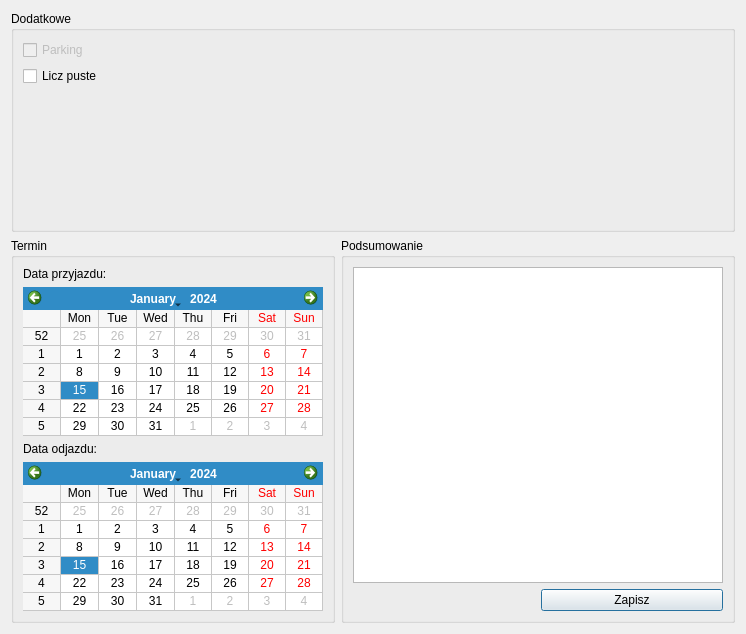
<?xml version="1.0" encoding="UTF-8"?>
<ui version="4.0">
 <class>NewSingleDialog</class>
 <widget class="QDialog" name="NewSingleDialog">
  <property name="geometry">
   <rect>
    <x>0</x>
    <y>0</y>
    <width>746</width>
    <height>634</height>
   </rect>
  </property>
  <property name="sizePolicy">
   <sizepolicy hsizetype="Preferred" vsizetype="Preferred">
    <horstretch>0</horstretch>
    <verstretch>0</verstretch>
   </sizepolicy>
  </property>
  <property name="windowTitle">
   <string>Nowa rezerwacja</string>
  </property>
  <property name="sizeGripEnabled">
   <bool>false</bool>
  </property>
  <layout class="QVBoxLayout" name="verticalLayout">
   <item>
    <layout class="QHBoxLayout" name="horizontalLayout_1">
     <item>
      <widget class="QGroupBox" name="additionalGroupBox">
       <property name="title">
        <string>Dodatkowe</string>
       </property>
       <layout class="QVBoxLayout" name="verticalLayout_3">
        <item>
         <widget class="QCheckBox" name="parkingCheckBox">
          <property name="enabled">
           <bool>false</bool>
          </property>
          <property name="text">
           <string>Parking</string>
          </property>
         </widget>
        </item>
        <item>
         <widget class="QCheckBox" name="emptyPlaceCheckBox">
          <property name="text">
           <string>Licz puste</string>
          </property>
         </widget>
        </item>
        <item>
         <spacer name="verticalSpacer_3">
          <property name="orientation">
           <enum>Qt::Vertical</enum>
          </property>
          <property name="sizeHint" stdset="0">
           <size>
            <width>20</width>
            <height>0</height>
           </size>
          </property>
         </spacer>
        </item>
       </layout>
      </widget>
     </item>
    </layout>
   </item>
   <item>
    <layout class="QHBoxLayout" name="horizontalLayout_2">
     <item>
      <widget class="QGroupBox" name="dateGroupBox">
       <property name="sizePolicy">
        <sizepolicy hsizetype="Maximum" vsizetype="Preferred">
         <horstretch>0</horstretch>
         <verstretch>0</verstretch>
        </sizepolicy>
       </property>
       <property name="minimumSize">
        <size>
         <width>0</width>
         <height>0</height>
        </size>
       </property>
       <property name="maximumSize">
        <size>
         <width>16777215</width>
         <height>16777215</height>
        </size>
       </property>
       <property name="title">
        <string>Termin</string>
       </property>
       <layout class="QVBoxLayout" name="verticalLayout_4">
        <item>
         <widget class="QLabel" name="beginLabel">
          <property name="text">
           <string>Data przyjazdu:</string>
          </property>
         </widget>
        </item>
        <item>
         <widget class="QCalendarWidget" name="beginCalendarWidget">
          <property name="sizePolicy">
           <sizepolicy hsizetype="Preferred" vsizetype="Fixed">
            <horstretch>0</horstretch>
            <verstretch>0</verstretch>
           </sizepolicy>
          </property>
          <property name="minimumSize">
           <size>
            <width>300</width>
            <height>0</height>
           </size>
          </property>
          <property name="maximumSize">
           <size>
            <width>300</width>
            <height>16777215</height>
           </size>
          </property>
          <property name="gridVisible">
           <bool>true</bool>
          </property>
         </widget>
        </item>
        <item>
         <widget class="QLabel" name="endLabel">
          <property name="text">
           <string>Data odjazdu:</string>
          </property>
         </widget>
        </item>
        <item>
         <widget class="QCalendarWidget" name="endCalendarWidget">
          <property name="sizePolicy">
           <sizepolicy hsizetype="Preferred" vsizetype="Fixed">
            <horstretch>0</horstretch>
            <verstretch>0</verstretch>
           </sizepolicy>
          </property>
          <property name="minimumSize">
           <size>
            <width>300</width>
            <height>0</height>
           </size>
          </property>
          <property name="maximumSize">
           <size>
            <width>300</width>
            <height>16777215</height>
           </size>
          </property>
          <property name="gridVisible">
           <bool>true</bool>
          </property>
         </widget>
        </item>
       </layout>
      </widget>
     </item>
     <item>
      <widget class="QGroupBox" name="summaryGroupBox">
       <property name="sizePolicy">
        <sizepolicy hsizetype="Preferred" vsizetype="Preferred">
         <horstretch>0</horstretch>
         <verstretch>0</verstretch>
        </sizepolicy>
       </property>
       <property name="title">
        <string>Podsumowanie</string>
       </property>
       <layout class="QGridLayout" name="gridLayout_2">
        <item row="0" column="0" colspan="2">
         <widget class="QTableView" name="summaryTableView"/>
        </item>
        <item row="1" column="1">
         <widget class="QPushButton" name="summarySaveButton">
          <property name="text">
           <string>Zapisz</string>
          </property>
         </widget>
        </item>
       </layout>
      </widget>
     </item>
    </layout>
   </item>
  </layout>
 </widget>
 <tabstops>
  <tabstop>parkingCheckBox</tabstop>
  <tabstop>emptyPlaceCheckBox</tabstop>
  <tabstop>beginCalendarWidget</tabstop>
  <tabstop>endCalendarWidget</tabstop>
  <tabstop>summaryTableView</tabstop>
  <tabstop>summarySaveButton</tabstop>
 </tabstops>
 <resources/>
 <connections/>
</ui>
